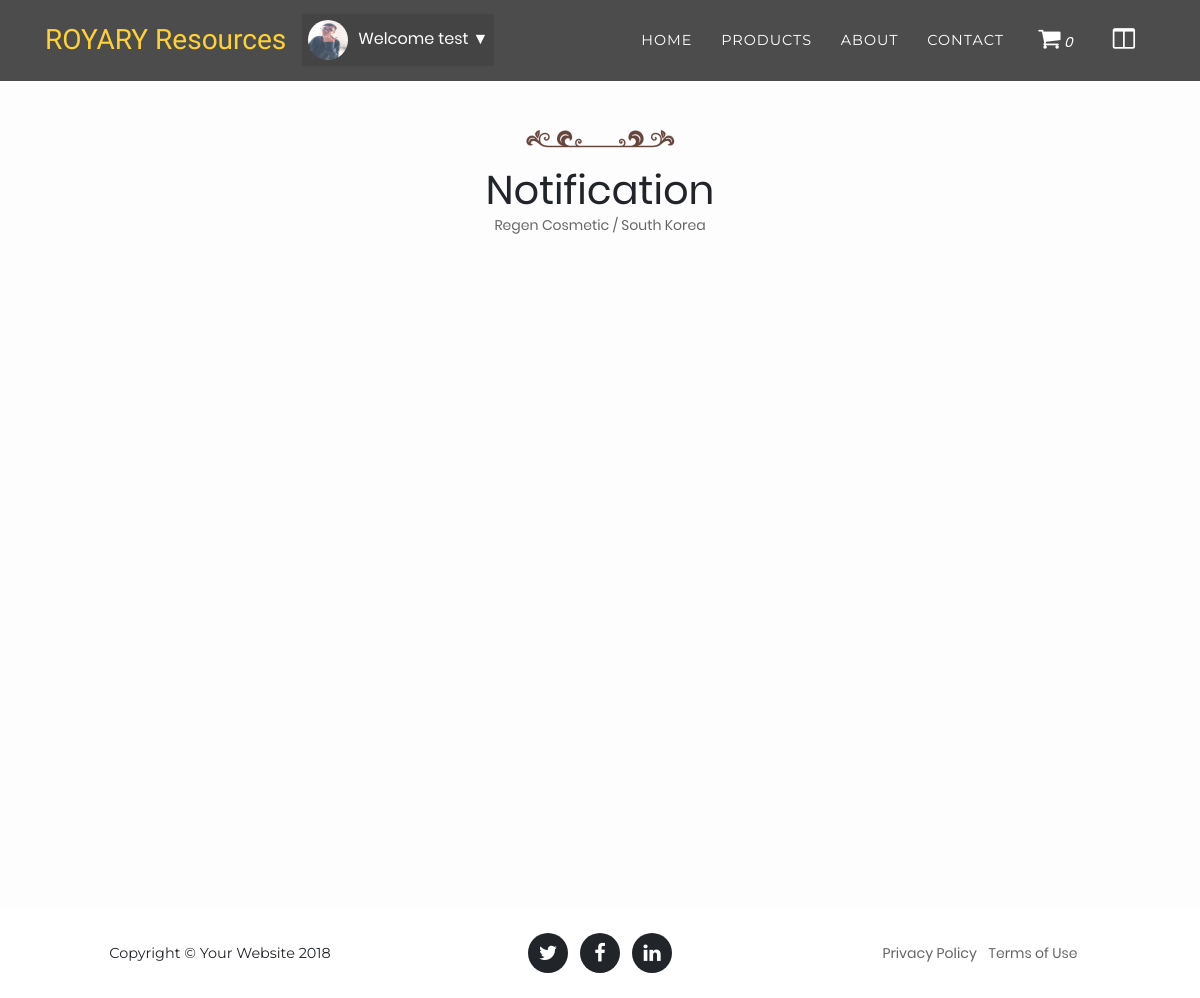
Before: /news.php (signed in) with the older database file.
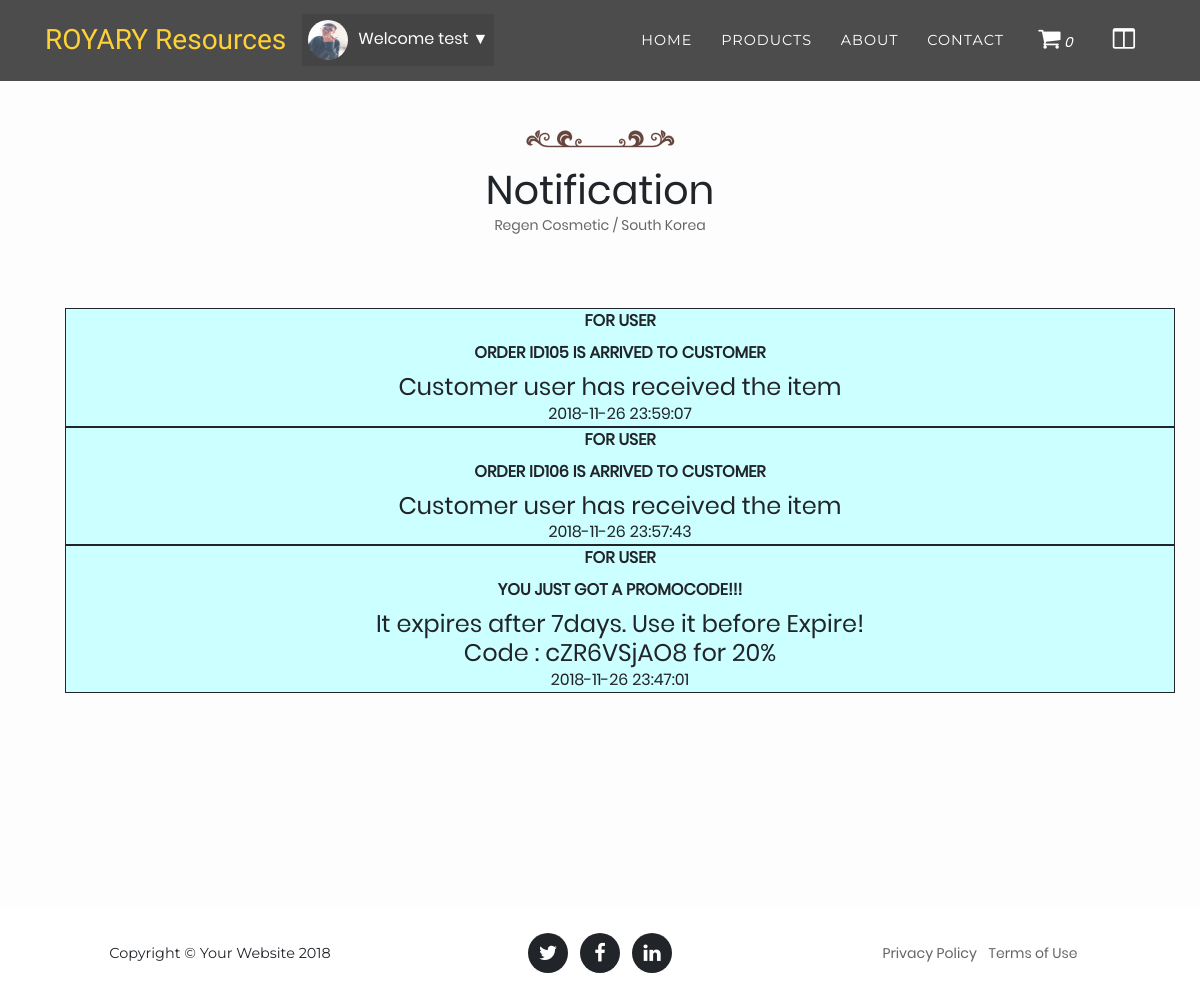
After: the same page with the newer database file.
### tables this page shows
CREATE TABLE IF NOT EXISTS `notification` (
  `id` int(11) NOT NULL AUTO_INCREMENT,
  `title` text NOT NULL,
  `content` text NOT NULL,
  `date` datetime NOT NULL,
  `notifid` varchar(20) NOT NULL,
  `receive` enum('receiving','received') NOT NULL,
  `orderid` int(11) NOT NULL,
  `expiredate` datetime DEFAULT NULL,
  PRIMARY KEY (`id`),
  KEY `notifid` (`notifid`)
);

### news.php (the view, shortened to what the changed rows need)
<?php
   include 'connection_file.php';
?>
<!DOCTYPE html>
<html lang="en">
  <head>
	<link rel="stylesheet" type="text/css" href="css/style2.css" />
    <link href="vendor/bootstrap/css/bootstrap.min.css" rel="stylesheet">
    <link href="vendor/font-awesome/css/font-awesome.min.css" rel="stylesheet" type="text/css">
    <link href="css/agency.css" rel="stylesheet">
	<link href="css/sidebar.css" rel="stylesheet">
	<link rel="stylesheet" type="text/css" href="vendor/bootstrap/css/bootstrap.css">
	<link rel="stylesheet" type="text/css" href="fonts/font-awesome-4.7.0/css/font-awesome.min.css">
	<link rel="stylesheet" type="text/css" href="vendor/animate/animate.css">
	<link rel="stylesheet" type="text/css" href="vendor/css-hamburgers/hamburgers.min.css">
	<link rel="stylesheet" type="text/css" href="vendor/select2/select2.min.css">
	<link rel="stylesheet" type="text/css" href="css/util.css">
	<link rel="stylesheet" type="text/css" href="css/main.css">
	<link href="css/cart.css" rel="stylesheet">
  </head>
  <body id="page-top">
    <nav class="navbar navbar-expand-lg navbar-dark fixed-top" id="mainNav">
      <div class="container">
        <div class="collapse navbar-collapse" id="navbarResponsive">
		<div id="guest">
	    <?php
			navbar();
		?>
		</div>
        </div>
      </div>
    </nav>
    <section id="portfolio1" class="m-t-50">
	<form method="post" action="#">
      <div class="container wow fadeInUp">
        <div class="section-header">
		<div class="aboout_logo">
          <h1 class="section-title">Notification</h1>
		  </div>
        </div>
<div class="row">
	<div class="cart-popup col-md-12" id="myCart">
		<div class="m-t-50" style=" overflow-y: auto; height: 500px;">
		<?php
		if (isset($_SESSION['LoginID'])){
			$admin = $_SESSION['admin'];
			if ($admin == 'admin'){
				$query = "SELECT * FROM `notification` ORDER BY date DESC LIMIT 0, 10";
				if ($result = mysqli_query($GLOBALS['conn'],$query)){
					while ($row = mysqli_fetch_row($result)){
						$title = $row[1];
						$content = $row[2];
						$date = $row[3];
						$notifid = $row[4];
						$receive = $row[5];
						$expiredate = $row[7];
						if($receive == 'received' && $expiredate == null){
				?>
					<div class="news">
						<label class="text-uppercase"><strong>For <?php echo $notifid; ?></strong></label><br>
						<label class="text-uppercase"><strong><?php echo $title; ?></strong></label>
							<h4><?php echo $content; ?></h4><?php echo $date; ?>
					</div>
				<?php
						}else{}
					}
				}
			}
		}
		?>
		</div>
	</div>
</div>
      </div>
		</form>
    </section>
  </body>
</html>

### connection_file.php (shortened to what the changed rows need)
<?php
	function navbar(){
		if (isset($_SESSION['LoginID'])){
			$username = $_SESSION['LoginID'];
		$query = "SELECT * FROM `login` WHERE username='$username'";
		if ($result = mysqli_query($GLOBALS['conn'],$query)){
			while ($row = mysqli_fetch_row($result)){
				$name = $row[9];
				$type = $row[10];
				$admin = $row[8];
				if($admin == 'admin'){
					echo "<div class='dropdown'>";
					echo "<div style='color:white;'><button onclick='myFunction()' class='dropbtn'>";
						if (strcasecmp('image/jpg', $type) == 0 || strcasecmp('image/jpeg', $type) == 0
							|| strcasecmp('image/png', $type) == 0 || strcasecmp('image/pdf', $type) == 0 || strcasecmp('image/gif', $type) == 0) {
								echo "<img src='img/profile-img/".$name."' width='40px' height='40px' style='margin-right:10px; border: 0px solid; border-radius: 25px;'></img>";
							}else{
								echo "<img src='img/profile-img/default.png' width='40px' height='40px' style='margin-right:10px;'></img>";
							}
					echo "Welcome " . $username . "  &#x25BC;" . "</button></br></div>";
					echo "</div>";
					}
				}
			}
        }
	}
?>

Changed rows visible on the page:
added notification: notifid "USER", title "ORDER ID105 IS ARRIVED TO CUSTOMER", content "Customer user has received the item", date "2018-11-26 23:59:07"
added notification: notifid "USER", title "ORDER ID106 IS ARRIVED TO CUSTOMER", content "Customer user has received the item", date "2018-11-26 23:57:43"
added notification: notifid "USER", title "YOU JUST GOT A PROMOCODE!!!", content "It expires after 7days. Use it before Expire! Code : cZR6VSjAO8 for 20%", date "2018-11-26 23:47:01"
